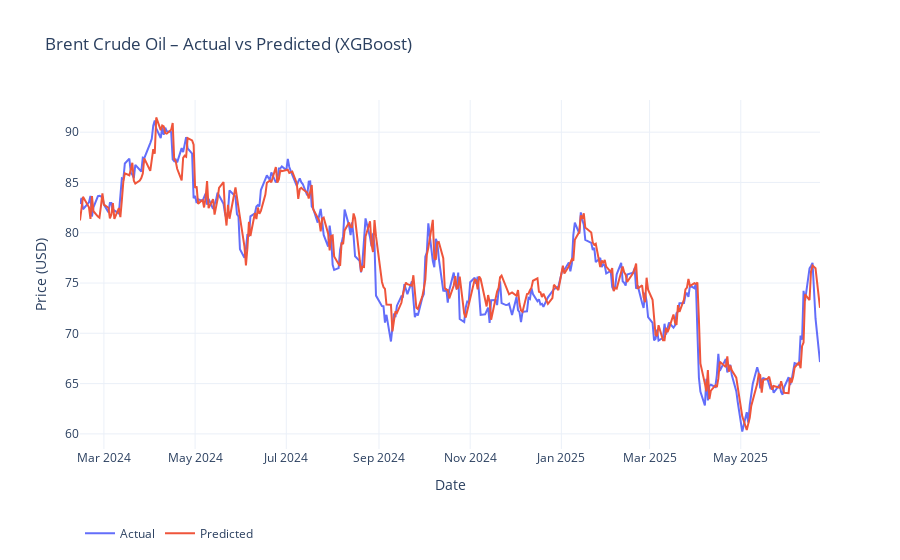

Source (notebook cell):
### Markdown cell above
## XGBOOST

### Code cell
import yfinance as yf
import pandas as pd
import numpy as np
from xgboost import XGBRegressor
from sklearn.metrics import (
    mean_squared_error,
    mean_absolute_error,
    mean_absolute_percentage_error,
    r2_score,
    explained_variance_score
)
import plotly.graph_objects as go

SEED = 42
np.random.seed(SEED)

# === 1. Download Brent crude oil price data ==================================
df = (
    yf.download("BZ=F", start="2011-06-13", end="2025-06-25")[['Close']]
      .rename(columns={'Close': 'Price'})
      .dropna()
)

# === 2. Load & align embeddings =============================================
emb = (
    pd.read_csv('../Data/raw/embeddings_feature_news_embeddings_Word2Vec_HF_En.csv', parse_dates=['date'])
      .set_index('date')
)
emb = emb.reindex(df.index).ffill().bfill()
sent = (
    pd.read_csv('../Data/raw/daily_sent.csv', parse_dates=['Date'])
      .set_index('Date')
)

df['SENT_1'] = emb['embedding_3d_1_mean']
df['SENT_2'] = emb['embedding_3d_2_mean']
df['SENT_3'] = emb['embedding_3d_3_mean']
df['cosine_sim']            = emb['cosine_sim']
df['drift']                 = emb['drift']
df['drift_velocity']        = emb['drift_velocity']
df['drift_velocity_diff']   = emb['drift_velocity_diff']
df['drift_acceleration']    = emb['drift_acceleration']
df['var_3d_1']              = emb['embedding_3d_1_var_daily']
df['var_3d_2']              = emb['embedding_3d_2_var_daily']
df['var_3d_3']              = emb['embedding_3d_3_var_daily']
df['sentiment']             = sent['avg_score']

# === 3. Costruzione delle lag-feature =======================================
for lag in range(1, 6):
    df[f'price_lag_{lag}'] = df['Price'].shift(lag)

df['target'] = df['Price'].shift(-1)
df.dropna(inplace=True)

# === 4. Train-test split (90/10) ============================================
feat_cols = [
    'Price',
    'SENT_1','SENT_2','SENT_3',
    'cosine_sim','drift','drift_velocity','drift_velocity_diff','drift_acceleration',
    'var_3d_1','var_3d_2','var_3d_3',
    'sentiment'
]

X = df[feat_cols]
y = df['target']
split_idx = int(len(df) * 0.9)
X_train, X_test = X.iloc[:split_idx], X.iloc[split_idx:]
y_train, y_test = y.iloc[:split_idx], y.iloc[split_idx:]

# === 5. Train XGBoost ======================================================
xgb = XGBRegressor(
    n_estimators=200,
    max_depth=6,
    learning_rate=0.07,
    subsample=0.9,
    colsample_bytree=0.9,
    random_state=SEED,
    n_jobs=-1,
    tree_method="hist"  # "gpu_hist" se hai una GPU
)
xgb.fit(X_train, y_train)
preds = xgb.predict(X_test)

# === 6. Metriche di valutazione ============================================
def smape(y_true, y_pred):
    denom = (np.abs(y_true) + np.abs(y_pred)) / 2
    return np.mean(np.abs(y_true - y_pred) / denom) * 100

def theils_u(y_true, y_pred):
    rmsfe = np.sqrt(np.mean((y_pred - y_true) ** 2))
    denom = (np.sqrt(np.mean(y_true ** 2)) +
             np.sqrt(np.mean(y_pred ** 2)))
    return rmsfe / denom

metrics = {
    "RMSE": np.sqrt(mean_squared_error(y_test, preds)),
    "MAE": mean_absolute_error(y_test, preds),
    "MAPE (%)": mean_absolute_percentage_error(y_test, preds) * 100,
    "sMAPE (%)": smape(y_test.values, preds),
    "R²": r2_score(y_test, preds),
    "Explained Variance": explained_variance_score(y_test, preds),
    "Theil’s U": theils_u(y_test.values, preds),
    "Directional Accuracy (%)": (
        np.mean(
            np.sign(y_test.values[1:] - y_test.values[:-1]) ==
            np.sign(preds[1:] - y_test.values[:-1])
        ) * 100
    )
}

print(pd.Series(metrics).to_frame('XGBoost').round(4))

# === 7. Grafico Plotly Actual vs Predicted =================================
fig = go.Figure()
fig.add_trace(go.Scatter(
    x=y_test.index, y=y_test, mode='lines', name='Actual'
))
fig.add_trace(go.Scatter(
    x=y_test.index, y=preds, mode='lines', name='Predicted'
))
fig.update_layout(
    title='Brent Crude Oil – Actual vs Predicted (XGBoost)',
    xaxis_title='Date',
    yaxis_title='Price (USD)',
    template='plotly_white',
    legend=dict(orientation='h', y=-0.2)
)
fig.show()

### Figure 1 — Plotly figure (JSON) as saved in the notebook; plotly's stock layout.template omitted (floating-point values rounded to 4 significant figures; data arrays with more than 128 entries replaced by an {"elided": "..."} marker saying what was removed)
{"data": [{"mode": "lines", "name": "Actual", "type": "scatter", "x": {"elided": "338 str values"}, "y": {"elided": "338 float values"}}, {"mode": "lines", "name": "Predicted", "type": "scatter", "x": {"elided": "338 str values"}, "y": {"elided": "338 float values"}}], "layout": {"legend": {"orientation": "h", "y": -0.2}, "title": {"text": "Brent Crude Oil – Actual vs Predicted (XGBoost)"}, "xaxis": {"title": {"text": "Date"}}, "yaxis": {"title": {"text": "Price (USD)"}}}}
